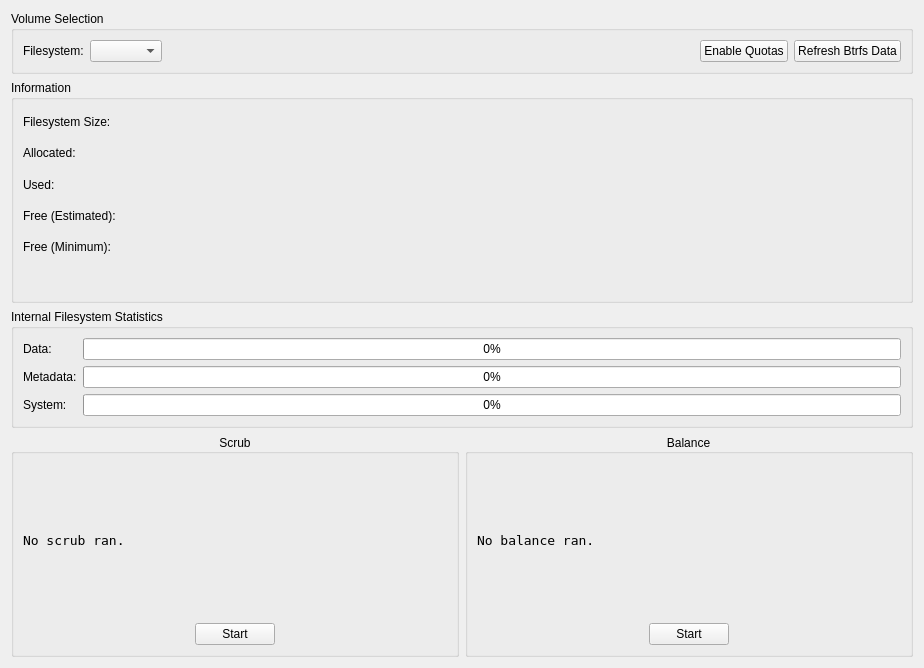
          <widget class="QWidget" name="scrollAreaWidgetContents_4">
           <property name="geometry">
            <rect>
             <x>0</x>
             <y>0</y>
             <width>924</width>
             <height>668</height>
            </rect>
           </property>
           <layout class="QGridLayout" name="gridLayout_7">
            <item row="7" column="0">
             <widget class="QGroupBox" name="groupBox_btrfsSrubOperation">
              <property name="title">
               <string>Scrub</string>
              </property>
              <property name="alignment">
               <set>Qt::AlignCenter</set>
              </property>
              <layout class="QGridLayout" name="gridLayout_9">
               <item row="1" column="2">
                <spacer name="horizontalSpacer_22">
                 <property name="orientation">
                  <enum>Qt::Horizontal</enum>
                 </property>
                 <property name="sizeHint" stdset="0">
                  <size>
                   <width>40</width>
                   <height>20</height>
                  </size>
                 </property>
                </spacer>
               </item>
               <item row="1" column="0">
                <spacer name="horizontalSpacer_20">
                 <property name="orientation">
                  <enum>Qt::Horizontal</enum>
                 </property>
                 <property name="sizeHint" stdset="0">
                  <size>
                   <width>40</width>
                   <height>20</height>
                  </size>
                 </property>
                </spacer>
               </item>
               <item row="1" column="1">
                <widget class="QPushButton" name="pushButton_btrfsScrub">
                 <property name="sizePolicy">
                  <sizepolicy hsizetype="Fixed" vsizetype="Fixed">
                   <horstretch>0</horstretch>
                   <verstretch>0</verstretch>
                  </sizepolicy>
                 </property>
                 <property name="toolTip">
                  <string>&lt;html&gt;&lt;head/&gt;&lt;body&gt;&lt;p&gt;Perform scrub on device.&lt;/p&gt;&lt;/body&gt;&lt;/html&gt;</string>
                 </property>
                 <property name="text">
                  <string>Start</string>
                 </property>
                </widget>
               </item>
               <item row="0" column="0" colspan="3">
                <widget class="QLabel" name="label_btrfsScrubStatus">
                 <property name="font">
                  <font>
                   <family>Bitstream Vera Sans Mono</family>
                   <pointsize>10</pointsize>
                   <italic>false</italic>
                   <bold>false</bold>
                  </font>
                 </property>
                 <property name="text">
                  <string>No scrub ran.</string>
                 </property>
                 <property name="alignment">
                  <set>Qt::AlignLeading|Qt::AlignLeft|Qt::AlignVCenter</set>
                 </property>
                 <property name="wordWrap">
                  <bool>true</bool>
                 </property>
                 <property name="margin">
                  <number>0</number>
                 </property>
                </widget>
               </item>
              </layout>
             </widget>
            </item>
            <item row="7" column="1">
             <widget class="QGroupBox" name="groupBox_btrfsBalanceOperation">
              <property name="sizePolicy">
               <sizepolicy hsizetype="Preferred" vsizetype="Expanding">
                <horstretch>0</horstretch>
                <verstretch>0</verstretch>
               </sizepolicy>
              </property>
              <property name="title">
               <string>Balance</string>
              </property>
              <property name="alignment">
               <set>Qt::AlignCenter</set>
              </property>
              <layout class="QGridLayout" name="gridLayout_8">
               <item row="1" column="2">
                <spacer name="horizontalSpacer_18">
                 <property name="orientation">
                  <enum>Qt::Horizontal</enum>
                 </property>
                 <property name="sizeHint" stdset="0">
                  <size>
                   <width>40</width>
                   <height>20</height>
                  </size>
                 </property>
                </spacer>
               </item>
               <item row="1" column="0">
                <spacer name="horizontalSpacer_17">
                 <property name="orientation">
                  <enum>Qt::Horizontal</enum>
                 </property>
                 <property name="sizeHint" stdset="0">
                  <size>
                   <width>40</width>
                   <height>20</height>
                  </size>
                 </property>
                </spacer>
               </item>
               <item row="1" column="1">
                <widget class="QPushButton" name="pushButton_btrfsBalance">
                 <property name="sizePolicy">
                  <sizepolicy hsizetype="Fixed" vsizetype="Fixed">
                   <horstretch>0</horstretch>
                   <verstretch>0</verstretch>
                  </sizepolicy>
                 </property>
                 <property name="toolTip">
                  <string>&lt;html&gt;&lt;head/&gt;&lt;body&gt;&lt;p&gt;Perform full balance on device.&lt;/p&gt;&lt;/body&gt;&lt;/html&gt;</string>
                 </property>
                 <property name="text">
                  <string>Start</string>
                 </property>
                </widget>
               </item>
               <item row="0" column="0" colspan="3">
                <widget class="QLabel" name="label_btrfsBalanceStatus">
                 <property name="sizePolicy">
                  <sizepolicy hsizetype="Preferred" vsizetype="Preferred">
                   <horstretch>0</horstretch>
                   <verstretch>0</verstretch>
                  </sizepolicy>
                 </property>
                 <property name="font">
                  <font>
                   <family>Bitstream Vera Sans Mono</family>
                   <pointsize>10</pointsize>
                  </font>
                 </property>
                 <property name="text">
                  <string>No balance ran.</string>
                 </property>
                 <property name="wordWrap">
                  <bool>true</bool>
                 </property>
                 <property name="margin">
                  <number>0</number>
                 </property>
                </widget>
               </item>
              </layout>
             </widget>
            </item>
            <item row="6" column="0" colspan="2">
             <widget class="QGroupBox" name="groupBox_btrfsFilesystemStats">
              <property name="sizePolicy">
               <sizepolicy hsizetype="Preferred" vsizetype="Preferred">
                <horstretch>0</horstretch>
                <verstretch>0</verstretch>
               </sizepolicy>
              </property>
              <property name="title">
               <string>Internal Filesystem Statistics</string>
              </property>
              <layout class="QGridLayout" name="gridLayout_35">
               <item row="2" column="1">
                <widget class="QProgressBar" name="progressBar_btrfssys">
                 <property name="toolTip">
                  <string>&lt;html&gt;&lt;head/&gt;&lt;body&gt;&lt;p&gt;Utilization percentage of system chunks in the allocated space.&lt;/p&gt;&lt;/body&gt;&lt;/html&gt;</string>
                 </property>
                 <property name="value">
                  <number>0</number>
                 </property>
                </widget>
               </item>
               <item row="0" column="0">
                <widget class="QLabel" name="label_btrfsdata">
                 <property name="text">
                  <string>Data:</string>
                 </property>
                </widget>
               </item>
               <item row="1" column="0">
                <widget class="QLabel" name="label_btrfsmeta">
                 <property name="text">
                  <string>Metadata:</string>
                 </property>
                </widget>
               </item>
               <item row="2" column="0">
                <widget class="QLabel" name="label_btrfssys">
                 <property name="text">
                  <string>System:</string>
                 </property>
                </widget>
               </item>
               <item row="1" column="1">
                <widget class="QProgressBar" name="progressBar_btrfsmeta">
                 <property name="toolTip">
                  <string>&lt;html&gt;&lt;head/&gt;&lt;body&gt;&lt;p&gt;Utilization percentage of metadata chunks in the allocated space.&lt;/p&gt;&lt;/body&gt;&lt;/html&gt;</string>
                 </property>
                 <property name="value">
                  <number>0</number>
                 </property>
                </widget>
               </item>
               <item row="0" column="1">
                <widget class="QProgressBar" name="progressBar_btrfsdata">
                 <property name="toolTip">
                  <string>&lt;html&gt;&lt;head/&gt;&lt;body&gt;&lt;p&gt;Utilization percentage of file data chunks in the allocated space.&lt;/p&gt;&lt;/body&gt;&lt;/html&gt;</string>
                 </property>
                 <property name="value">
                  <number>0</number>
                 </property>
                </widget>
               </item>
              </layout>
             </widget>
            </item>
            <item row="4" column="0" colspan="2">
             <widget class="QGroupBox" name="groupBox_btrfsInfo">
              <property name="sizePolicy">
               <sizepolicy hsizetype="Preferred" vsizetype="MinimumExpanding">
                <horstretch>0</horstretch>
                <verstretch>0</verstretch>
               </sizepolicy>
              </property>
              <property name="title">
               <string>Information</string>
              </property>
              <layout class="QGridLayout" name="gridLayout_22">
               <item row="2" column="0" alignment="Qt::AlignLeft">
                <widget class="QLabel" name="label_btrfsUsed">
                 <property name="text">
                  <string>Used:</string>
                 </property>
                </widget>
               </item>
               <item row="3" column="1">
                <widget class="QLabel" name="label_btrfsFreeValue">
                 <property name="toolTip">
                  <string>Estimate of the amount of data that can still be written to this FS, based on the current usage profile.</string>
                 </property>
                 <property name="text">
                  <string/>
                 </property>
                </widget>
               </item>
               <item row="4" column="1">
                <widget class="QLabel" name="label_btrfsFreeMinValue">
                 <property name="toolTip">
                  <string>Minimum amount of data that you can expect to be able to get onto the filesystem. </string>
                 </property>
                 <property name="text">
                  <string/>
                 </property>
                </widget>
               </item>
               <item row="2" column="1">
                <widget class="QLabel" name="label_btrfsUsedValue"/>
               </item>
               <item row="1" column="1" alignment="Qt::AlignLeft">
                <widget class="QLabel" name="label_btrfsAllocatedValue">
                 <property name="text">
                  <string/>
                 </property>
                </widget>
               </item>
               <item row="1" column="0" alignment="Qt::AlignLeft">
                <widget class="QLabel" name="label_btrfsAllocated">
                 <property name="text">
                  <string>Allocated:  </string>
                 </property>
                </widget>
               </item>
               <item row="0" column="1">
                <widget class="QLabel" name="label_btrfsSizeValue">
                 <property name="text">
                  <string/>
                 </property>
                </widget>
               </item>
               <item row="0" column="0" alignment="Qt::AlignLeft">
                <widget class="QLabel" name="label_btrfsSize">
                 <property name="text">
                  <string>Filesystem Size: </string>
                 </property>
                </widget>
               </item>
               <item row="5" column="1">
                <widget class="QLabel" name="label_btrfsMessage">
                 <property name="sizePolicy">
                  <sizepolicy hsizetype="Preferred" vsizetype="Preferred">
                   <horstretch>3</horstretch>
                   <verstretch>0</verstretch>
                  </sizepolicy>
                 </property>
                 <property name="text">
                  <string/>
                 </property>
                </widget>
               </item>
               <item row="1" column="3">
                <spacer name="horizontalSpacer_5">
                 <property name="orientation">
                  <enum>Qt::Horizontal</enum>
                 </property>
                 <property name="sizeHint" stdset="0">
                  <size>
                   <width>40</width>
                   <height>20</height>
                  </size>
                 </property>
                </spacer>
               </item>
               <item row="3" column="0" alignment="Qt::AlignLeft">
                <widget class="QLabel" name="label_btrfsFree">
                 <property name="toolTip">
                  <string>Estimate of the amount of data that can still be written to this FS, based on the current usage profile.</string>
                 </property>
                 <property name="text">
                  <string>Free (Estimated): </string>
                 </property>
                </widget>
               </item>
               <item row="4" column="0" alignment="Qt::AlignLeft">
                <widget class="QLabel" name="label_btrfsFreeMin">
                 <property name="toolTip">
                  <string>Minimum amount of data that you can expect to be able to get onto the filesystem. </string>
                 </property>
                 <property name="text">
                  <string>Free (Minimum): </string>
                 </property>
                </widget>
               </item>
              </layout>
             </widget>
            </item>
            <item row="1" column="0" colspan="2">
             <widget class="QGroupBox" name="groupBox_deviceSelection">
              <property name="sizePolicy">
               <sizepolicy hsizetype="Preferred" vsizetype="Minimum">
                <horstretch>0</horstretch>
                <verstretch>0</verstretch>
               </sizepolicy>
              </property>
              <property name="title">
               <string>Volume Selection</string>
              </property>
              <layout class="QHBoxLayout" name="horizontalLayout">
               <item>
                <widget class="QLabel" name="label_btrfsDevice">
                 <property name="text">
                  <string>Filesystem:</string>
                 </property>
                </widget>
               </item>
               <item>
                <widget class="QComboBox" name="comboBox_btrfsDevice">
                 <property name="editable">
                  <bool>false</bool>
                 </property>
                 <property name="currentText">
                  <string/>
                 </property>
                 <property name="sizeAdjustPolicy">
                  <enum>QComboBox::AdjustToContents</enum>
                 </property>
                 <property name="placeholderText">
                  <string/>
                 </property>
                </widget>
               </item>
               <item>
                <spacer name="horizontalSpacer_7">
                 <property name="orientation">
                  <enum>Qt::Horizontal</enum>
                 </property>
                 <property name="sizeHint" stdset="0">
                  <size>
                   <width>40</width>
                   <height>20</height>
                  </size>
                 </property>
                </spacer>
               </item>
               <item>
                <widget class="QPushButton" name="pushButton_enableQuota">
                 <property name="text">
                  <string>Enable Quotas</string>
                 </property>
                </widget>
               </item>
               <item>
                <widget class="QPushButton" name="pushButton_btrfsRefreshData">
                 <property name="text">
                  <string>Refresh Btrfs Data</string>
                 </property>
                </widget>
               </item>
              </layout>
             </widget>
            </item>
           </layout>
          </widget>
